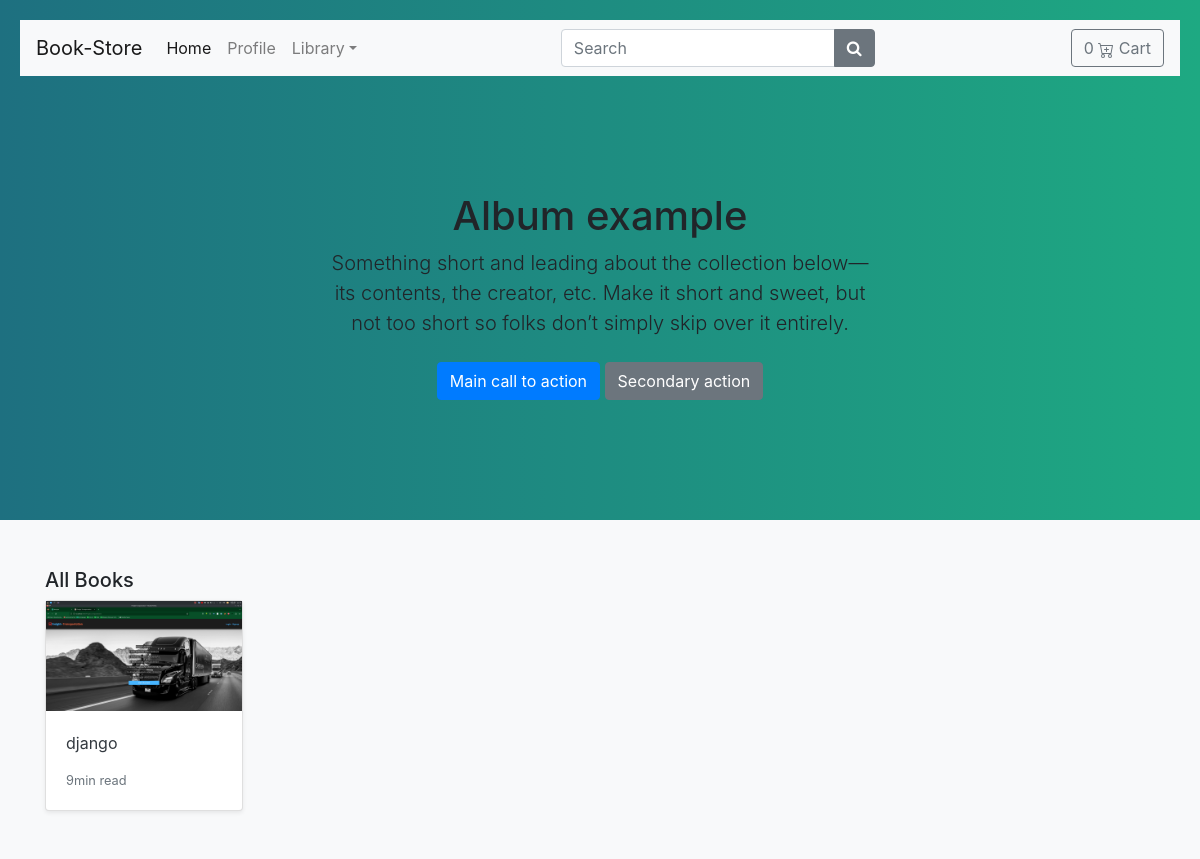
The app's page /, older data.
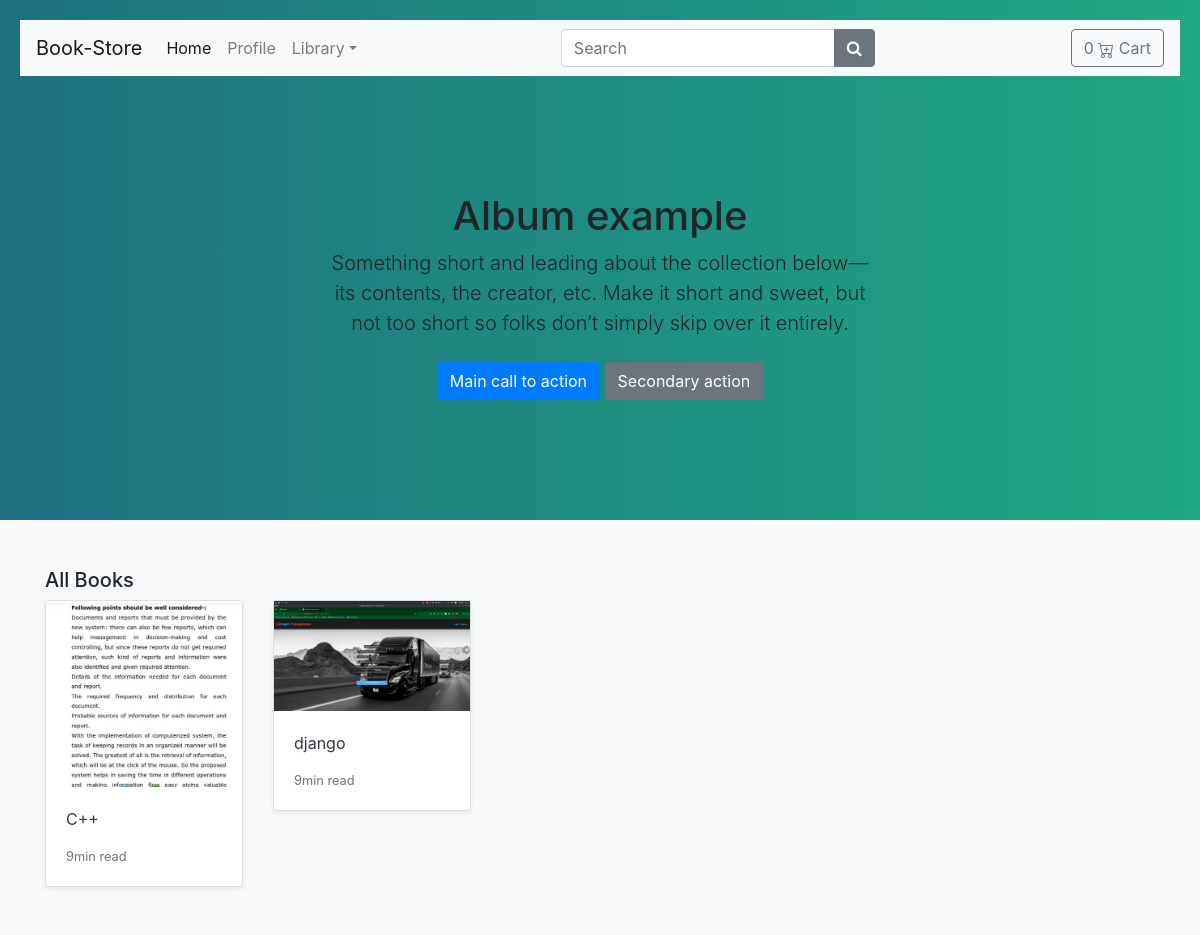
The same page, newer data.
### store/models.py (models this page shows, shortened)
class Product(models.Model):
    category = models.ForeignKey(Category,related_name='product', on_delete=models.CASCADE)
    created_by = models.ForeignKey(User, on_delete=models.CASCADE, related_name='product_creator')
    title = models.CharField(max_length=255)
    author = models.CharField(max_length=255,default='admin')
    image = models.ImageField(upload_to='images/', default='images/default.png')
    slug = models.SlugField(max_length=255)
    price = models.DecimalField(max_digits=4, decimal_places=2)
    in_stock = models.BooleanField(default=True)
    is_active = models.BooleanField(default=True)
    created = models.DateTimeField(auto_now_add=True)
    updated = models.DateTimeField(auto_now=True)
    objects = models.Manager()
    products = ProductManager()
    class Meta:
        verbose_name_plural = 'products'
        ordering = ('-created',)
    def get_absolute_url(self):
        return reverse('store:product_detail', args=[self.slug])

### store/views.py (the view)
# urls.py: path('',views.all_products, name='all_products'),
def all_products(request):
    products = Product.products.all()
    return render(request, 'store/home.html', {'products':products})

### basket/context_processors.py (called while the page is built)
def basket(request):
    return {'basket': Basket(request)}

### store/context_processors.py (called while the page is built)
def categories(request):
    return{
        'categories': Category.objects.all()
    }

### store/models.py (called while the page is built)
    def get_queryset(self):
        return super(ProductManager, self).get_queryset().filter(is_active=True)

    def get_absolute_url(self):
        return reverse('store:category_list',args=[self.slug])

### templates/store/home.html (shortened to what this page needs)
{% extends "./base.html"%}
{% load static %}
{% block content %}
    <main>
        <section class="py-5 text-center container">
            <div class="row py-lg-5">
              <div class="col-lg-6 col-md-8 mx-auto">
                <h1 class="fw-light">Album example</h1>
                <p class="lead text-body-secondary">Something short and leading about the collection below—its contents, the creator, etc. Make it short and sweet, but not too short so folks don’t simply skip over it entirely.</p>
                <p>
                  <a href="#" class="btn btn-primary my-2">Main call to action</a>
                  <a href="#" class="btn btn-secondary my-2">Secondary action</a>
                </p>
              </div>
            </div>
        </section>
          <div class="album py-5 bg-light">
            <div class="container">
              <div class="ph-3 h5">All Books</div>
              <div class="row row-cols-1 row-cols-sm-2 row-cols-md-5 g-3">
                {% for product in products %}
                <div class="col">
                  <div class="card shadow-sm">
                    <img class="img-fluid" alt="Responsive image" src="{{product.image.url}}">
                    <div class="card-body">
                      <p class="card-text">
                        <a class="text-dark text-decoration-none" href="{{ product.get_absolute_url }}">{{product.title}}</a>
                      </p>
                      <div class="d-flex justify-content-between align-items-center">
                        <small class="text-muted">9min read</small>
                      </div>
                    </div>
                  </div>
                </div>
                {% endfor %}
              </div>
            </div>
            </div>
    </main>
{% endblock %}

Row changes from the older to the newer data that the page shows:
added Product: image (picture), title "C++"
